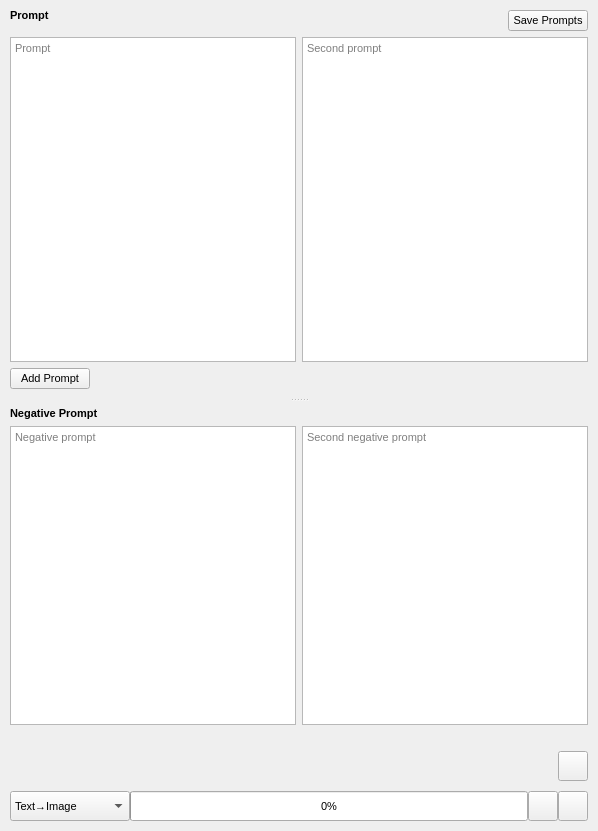
<?xml version="1.0" encoding="UTF-8"?>
<ui version="4.0">
 <class>stablediffusion_generator_form</class>
 <widget class="QWidget" name="stablediffusion_generator_form">
  <property name="geometry">
   <rect>
    <x>0</x>
    <y>0</y>
    <width>598</width>
    <height>831</height>
   </rect>
  </property>
  <property name="font">
   <font>
    <pointsize>8</pointsize>
   </font>
  </property>
  <property name="cursor">
   <cursorShape>PointingHandCursor</cursorShape>
  </property>
  <property name="windowTitle">
   <string>Form</string>
  </property>
  <layout class="QGridLayout" name="gridLayout_4">
   <property name="leftMargin">
    <number>0</number>
   </property>
   <property name="topMargin">
    <number>0</number>
   </property>
   <property name="rightMargin">
    <number>0</number>
   </property>
   <property name="bottomMargin">
    <number>0</number>
   </property>
   <property name="spacing">
    <number>0</number>
   </property>
   <item row="0" column="0">
    <widget class="QWidget" name="generator_form_tabs" native="true">
     <layout class="QGridLayout" name="gridLayout_3">
      <property name="leftMargin">
       <number>0</number>
      </property>
      <property name="topMargin">
       <number>0</number>
      </property>
      <property name="rightMargin">
       <number>0</number>
      </property>
      <property name="bottomMargin">
       <number>0</number>
      </property>
      <property name="spacing">
       <number>0</number>
      </property>
      <item row="0" column="0">
       <widget class="QScrollArea" name="stable_diffusion_generator_form">
        <property name="frameShape">
         <enum>QFrame::Shape::NoFrame</enum>
        </property>
        <property name="frameShadow">
         <enum>QFrame::Shadow::Plain</enum>
        </property>
        <property name="widgetResizable">
         <bool>true</bool>
        </property>
        <widget class="QWidget" name="scrollAreaWidgetContents">
         <property name="geometry">
          <rect>
           <x>0</x>
           <y>0</y>
           <width>598</width>
           <height>781</height>
          </rect>
         </property>
         <layout class="QGridLayout" name="gridLayout">
          <property name="leftMargin">
           <number>10</number>
          </property>
          <property name="topMargin">
           <number>0</number>
          </property>
          <property name="rightMargin">
           <number>10</number>
          </property>
          <property name="bottomMargin">
           <number>0</number>
          </property>
          <property name="horizontalSpacing">
           <number>0</number>
          </property>
          <property name="verticalSpacing">
           <number>10</number>
          </property>
          <item row="0" column="0">
           <widget class="QSplitter" name="generator_form_splitter">
            <property name="orientation">
             <enum>Qt::Orientation::Vertical</enum>
            </property>
            <property name="childrenCollapsible">
             <bool>false</bool>
            </property>
            <widget class="QWidget" name="layoutWidget">
             <layout class="QGridLayout" name="prompt_container_layout">
              <property name="leftMargin">
               <number>0</number>
              </property>
              <property name="topMargin">
               <number>0</number>
              </property>
              <property name="rightMargin">
               <number>0</number>
              </property>
              <property name="bottomMargin">
               <number>9</number>
              </property>
              <item row="3" column="0">
               <widget class="QPushButton" name="add_prompt_button">
                <property name="text">
                 <string>Add Prompt</string>
                </property>
               </widget>
              </item>
              <item row="2" column="0" colspan="2">
               <layout class="QVBoxLayout" name="additional_prompts_container_layout"/>
              </item>
              <item row="0" column="0">
               <widget class="QLabel" name="label">
                <property name="font">
                 <font>
                  <pointsize>8</pointsize>
                  <bold>true</bold>
                 </font>
                </property>
                <property name="text">
                 <string>Prompt</string>
                </property>
               </widget>
              </item>
              <item row="1" column="0" colspan="2">
               <layout class="QHBoxLayout" name="prompt_container">
                <item>
                 <widget class="QPlainTextEdit" name="prompt">
                  <property name="placeholderText">
                   <string>Prompt</string>
                  </property>
                 </widget>
                </item>
                <item>
                 <widget class="QPlainTextEdit" name="secondary_prompt">
                  <property name="placeholderText">
                   <string>Second prompt</string>
                  </property>
                 </widget>
                </item>
               </layout>
              </item>
              <item row="0" column="1">
               <layout class="QHBoxLayout" name="horizontalLayout_6">
                <property name="topMargin">
                 <number>10</number>
                </property>
                <item>
                 <spacer name="horizontalSpacer">
                  <property name="orientation">
                   <enum>Qt::Orientation::Horizontal</enum>
                  </property>
                  <property name="sizeHint" stdset="0">
                   <size>
                    <width>40</width>
                    <height>20</height>
                   </size>
                  </property>
                 </spacer>
                </item>
                <item>
                 <widget class="QPushButton" name="save_prompts_button">
                  <property name="text">
                   <string>Save Prompts</string>
                  </property>
                 </widget>
                </item>
               </layout>
              </item>
             </layout>
            </widget>
            <widget class="QWidget" name="layoutWidget">
             <layout class="QVBoxLayout" name="negative_prompt_container">
              <property name="leftMargin">
               <number>0</number>
              </property>
              <property name="topMargin">
               <number>5</number>
              </property>
              <property name="rightMargin">
               <number>0</number>
              </property>
              <property name="bottomMargin">
               <number>0</number>
              </property>
              <item>
               <widget class="QLabel" name="negative_prompt_label">
                <property name="font">
                 <font>
                  <pointsize>8</pointsize>
                  <bold>true</bold>
                 </font>
                </property>
                <property name="text">
                 <string>Negative Prompt</string>
                </property>
               </widget>
              </item>
              <item>
               <layout class="QHBoxLayout" name="horizontalLayout_8">
                <item>
                 <widget class="QPlainTextEdit" name="negative_prompt">
                  <property name="placeholderText">
                   <string>Negative prompt</string>
                  </property>
                 </widget>
                </item>
                <item>
                 <widget class="QPlainTextEdit" name="secondary_negative_prompt">
                  <property name="placeholderText">
                   <string>Second negative prompt</string>
                  </property>
                 </widget>
                </item>
               </layout>
              </item>
             </layout>
            </widget>
           </widget>
          </item>
          <item row="2" column="0">
           <widget class="QWidget" name="sdxl_settings_container" native="true">
            <layout class="QVBoxLayout" name="sdxl_settings">
             <property name="leftMargin">
              <number>0</number>
             </property>
             <property name="topMargin">
              <number>0</number>
             </property>
             <property name="rightMargin">
              <number>0</number>
             </property>
             <property name="bottomMargin">
              <number>0</number>
             </property>
             <item>
              <widget class="SliderWidget" name="n_samples" native="true">
               <property name="label_text" stdset="0">
                <string>Batches</string>
               </property>
               <property name="current_value" stdset="0">
                <number>1</number>
               </property>
               <property name="slider_maximum" stdset="0">
                <number>1000</number>
               </property>
               <property name="spinbox_maximum" stdset="0">
                <number>1000</number>
               </property>
               <property name="display_as_float" stdset="0">
                <bool>false</bool>
               </property>
               <property name="spinbox_single_step" stdset="0">
                <number>1</number>
               </property>
               <property name="spinbox_page_step" stdset="0">
                <number>1</number>
               </property>
               <property name="spinbox_minimum" stdset="0">
                <number>1</number>
               </property>
               <property name="slider_minimum" stdset="0">
                <number>1</number>
               </property>
               <property name="settings_property" stdset="0">
                <string>generator_settings.n_samples</string>
               </property>
              </widget>
             </item>
             <item>
              <layout class="QHBoxLayout" name="horizontalLayout_14">
               <item>
                <widget class="SliderWidget" name="images_per_batch" native="true">
                 <property name="label_text" stdset="0">
                  <string>Images Per Batch</string>
                 </property>
                 <property name="current_value" stdset="0">
                  <number>1</number>
                 </property>
                 <property name="slider_maximum" stdset="0">
                  <number>6</number>
                 </property>
                 <property name="spinbox_maximum" stdset="0">
                  <number>6</number>
                 </property>
                 <property name="display_as_float" stdset="0">
                  <bool>false</bool>
                 </property>
                 <property name="spinbox_single_step" stdset="0">
                  <number>1</number>
                 </property>
                 <property name="spinbox_page_step" stdset="0">
                  <number>1</number>
                 </property>
                 <property name="spinbox_minimum" stdset="0">
                  <number>1</number>
                 </property>
                 <property name="slider_minimum" stdset="0">
                  <number>1</number>
                 </property>
                 <property name="settings_property" stdset="0">
                  <string>generator_settings.images_per_batch</string>
                 </property>
                </widget>
               </item>
               <item>
                <widget class="QPushButton" name="infinite_images_button">
                 <property name="minimumSize">
                  <size>
                   <width>30</width>
                   <height>30</height>
                  </size>
                 </property>
                 <property name="maximumSize">
                  <size>
                   <width>30</width>
                   <height>30</height>
                  </size>
                 </property>
                 <property name="toolTip">
                  <string>Toggle infinite image generation</string>
                 </property>
                 <property name="text">
                  <string/>
                 </property>
                 <property name="icon">
                  <iconset resource="../../../../../../gui/resources/feather.qrc">
                   <normaloff>:/light/icons/feather/light/circle.svg</normaloff>:/light/icons/feather/light/circle.svg</iconset>
                 </property>
                 <property name="checkable">
                  <bool>true</bool>
                 </property>
                 <property name="checked">
                  <bool>false</bool>
                 </property>
                </widget>
               </item>
              </layout>
             </item>
            </layout>
           </widget>
          </item>
          <item row="1" column="0">
           <layout class="QGridLayout" name="image_mode">
            <item row="1" column="0">
             <widget class="InputImageContainer" name="image_to_image_settings" native="true">
              <property name="settings_key" stdset="0">
               <string>image_to_image_settings</string>
              </property>
             </widget>
            </item>
            <item row="0" column="0">
             <widget class="InputImageContainer" name="inpaint_settings" native="true">
              <property name="settings_key" stdset="0">
               <string>outpaint_settings</string>
              </property>
             </widget>
            </item>
           </layout>
          </item>
         </layout>
        </widget>
       </widget>
      </item>
      <item row="1" column="0">
       <layout class="QHBoxLayout" name="horizontalLayout_7">
        <property name="leftMargin">
         <number>10</number>
        </property>
        <property name="topMargin">
         <number>10</number>
        </property>
        <property name="rightMargin">
         <number>10</number>
        </property>
        <property name="bottomMargin">
         <number>10</number>
        </property>
        <item>
         <widget class="QComboBox" name="image_mode_combobox">
          <property name="minimumSize">
           <size>
            <width>120</width>
            <height>30</height>
           </size>
          </property>
          <property name="maximumSize">
           <size>
            <width>120</width>
            <height>16777215</height>
           </size>
          </property>
          <item>
           <property name="text">
            <string>Text→Image</string>
           </property>
          </item>
          <item>
           <property name="text">
            <string>Image→Image</string>
           </property>
          </item>
          <item>
           <property name="text">
            <string>Inpaint</string>
           </property>
          </item>
         </widget>
        </item>
        <item>
         <widget class="QProgressBar" name="progress_bar">
          <property name="sizePolicy">
           <sizepolicy hsizetype="Expanding" vsizetype="Minimum">
            <horstretch>0</horstretch>
            <verstretch>0</verstretch>
           </sizepolicy>
          </property>
          <property name="minimumSize">
           <size>
            <width>0</width>
            <height>30</height>
           </size>
          </property>
          <property name="value">
           <number>0</number>
          </property>
         </widget>
        </item>
        <item>
         <widget class="QPushButton" name="generate_button">
          <property name="sizePolicy">
           <sizepolicy hsizetype="Minimum" vsizetype="Minimum">
            <horstretch>0</horstretch>
            <verstretch>0</verstretch>
           </sizepolicy>
          </property>
          <property name="minimumSize">
           <size>
            <width>30</width>
            <height>30</height>
           </size>
          </property>
          <property name="maximumSize">
           <size>
            <width>30</width>
            <height>30</height>
           </size>
          </property>
          <property name="toolTip">
           <string>Generate image</string>
          </property>
          <property name="text">
           <string/>
          </property>
          <property name="icon">
           <iconset resource="../../../../../../gui/resources/feather.qrc">
            <normaloff>:/light/icons/feather/light/chevron-up.svg</normaloff>:/light/icons/feather/light/chevron-up.svg</iconset>
          </property>
         </widget>
        </item>
        <item>
         <widget class="QPushButton" name="interrupt_button">
          <property name="sizePolicy">
           <sizepolicy hsizetype="Minimum" vsizetype="Minimum">
            <horstretch>0</horstretch>
            <verstretch>0</verstretch>
           </sizepolicy>
          </property>
          <property name="minimumSize">
           <size>
            <width>30</width>
            <height>30</height>
           </size>
          </property>
          <property name="maximumSize">
           <size>
            <width>30</width>
            <height>30</height>
           </size>
          </property>
          <property name="cursor">
           <cursorShape>PointingHandCursor</cursorShape>
          </property>
          <property name="toolTip">
           <string>Cancel image generation</string>
          </property>
          <property name="text">
           <string/>
          </property>
          <property name="icon">
           <iconset resource="../../../../../../gui/resources/feather.qrc">
            <normaloff>:/light/icons/lucide/light/circle-stop.svg</normaloff>:/light/icons/lucide/light/circle-stop.svg</iconset>
          </property>
         </widget>
        </item>
       </layout>
      </item>
     </layout>
    </widget>
   </item>
  </layout>
 </widget>
 <customwidgets>
  <customwidget>
   <class>SliderWidget</class>
   <extends>QWidget</extends>
   <header>airunner/components/application/gui/widgets/slider/slider_widget</header>
   <container>1</container>
  </customwidget>
  <customwidget>
   <class>InputImageContainer</class>
   <extends>QWidget</extends>
   <header>airunner/components/art/gui/widgets/canvas/input_image_container</header>
   <container>1</container>
  </customwidget>
 </customwidgets>
 <tabstops>
  <tabstop>prompt</tabstop>
  <tabstop>secondary_prompt</tabstop>
  <tabstop>add_prompt_button</tabstop>
  <tabstop>negative_prompt</tabstop>
  <tabstop>secondary_negative_prompt</tabstop>
  <tabstop>generate_button</tabstop>
  <tabstop>interrupt_button</tabstop>
  <tabstop>save_prompts_button</tabstop>
  <tabstop>stable_diffusion_generator_form</tabstop>
 </tabstops>
 <resources>
  <include location="../../../../../../gui/resources/feather.qrc"/>
 </resources>
 <connections/>
 <slots>
  <slot>handle_prompt_changed()</slot>
  <slot>handle_negative_prompt_changed()</slot>
  <slot>handle_model_changed(QString)</slot>
  <slot>handle_scheduler_changed(QString)</slot>
  <slot>toggle_variation(bool)</slot>
  <slot>action_clicked_button_save_prompts()</slot>
  <slot>save_settings()</slot>
  <slot>handle_pipeline_changed(QString)</slot>
  <slot>handle_version_changed(QString)</slot>
  <slot>handle_second_prompt_changed()</slot>
  <slot>handle_second_negative_prompt_changed()</slot>
  <slot>past_conversations_clicked()</slot>
  <slot>on_use_refiner_checkbox_toggled(bool)</slot>
 </slots>
</ui>
